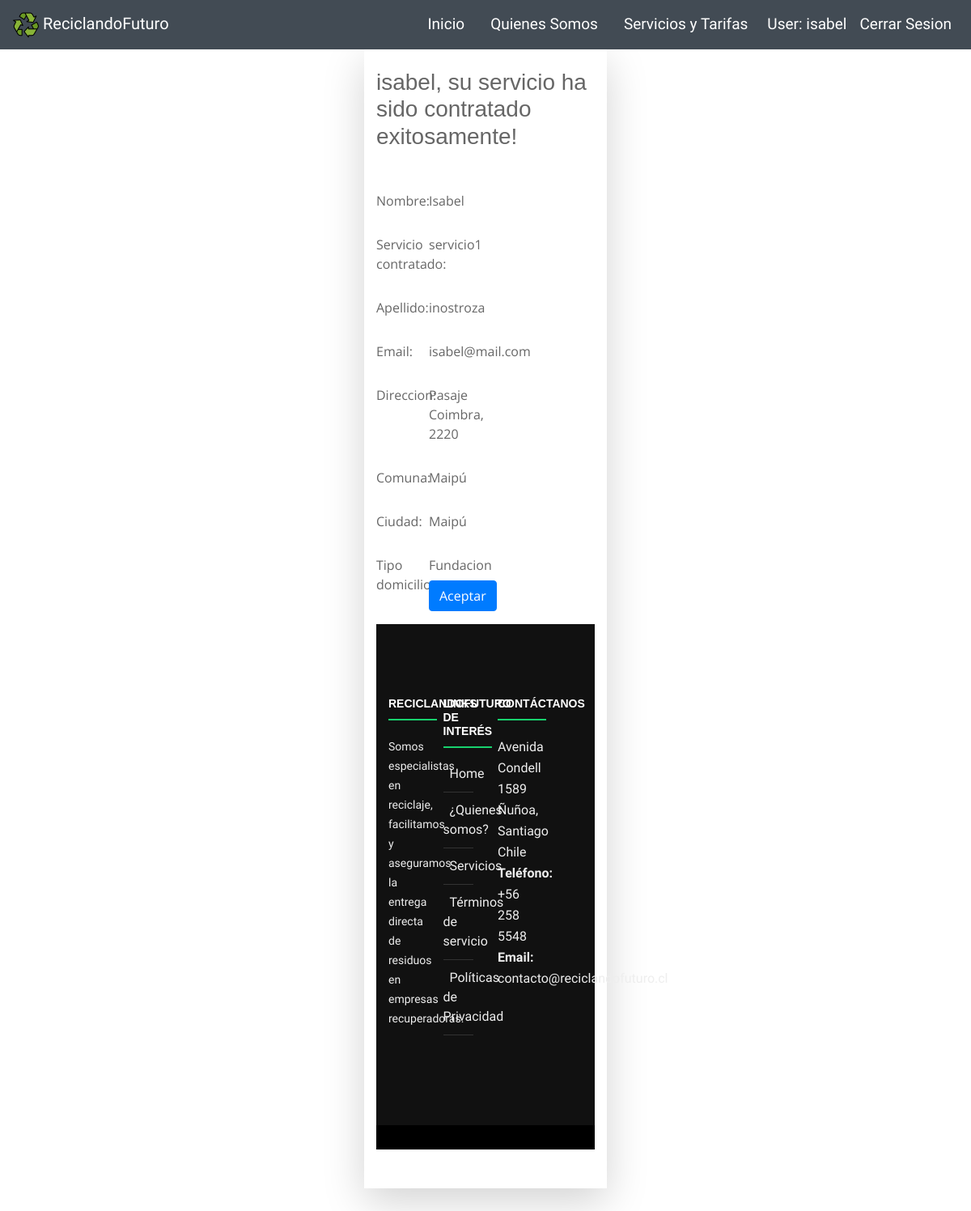
/perfil/ (signed in), run on the app's committed database.
### core/models.py (models this page shows, shortened)
class Perfil(models.Model):
    user           = models.OneToOneField(User, on_delete=models.CASCADE)
    direccion      = models.CharField(max_length=200)
    comuna         = models.CharField(max_length=200)
    ciudad         = models.CharField(max_length=200)
    tipo_domicilio = models.CharField(max_length=100, choices=TIPO_DOMICILIO)
    servicio       = models.ForeignKey(Servicio, on_delete=models.CASCADE, null=True, blank=True)

class Servicio(models.Model):
    nombre_servicio         = models.CharField(max_length=80)
    valor_servicio          = models.IntegerField()
    descripcion_servicio    = models.TextField(max_length=200)
    fecha_servicio          = models.CharField(max_length=100, choices=TIPO_RETIRO)
    tipo_servicio           = models.CharField(max_length=100, choices=TIPO_SERVICIO)

### core/views.py (the view)
# urls.py: path('perfil/', perfil, name="perfil"),
@login_required
def perfil(request):
    user = request.user
    perfil = Perfil.objects.get(user_id = user.id)
    data={
        'perfil': perfil
    }
    return render(request, 'core/perfil.html', data)

### core/templates/core/perfil.html (shortened to what this page needs)
{% extends 'core/base.html'%}
{% block contenido %}
<div class="pb-5 pt-3 container shadow-lg" style="margin-bottom: 100vh;">
    <h3 class="pt-2 pb-4">{{ user.username }}, su servicio ha sido contratado exitosamente!</h3>
    <form>
        <div class="form-group row">
            <label for="inputEmail3" class="col-sm-2 col-form-label">Nombre:</label>
            <div class="col-sm-10">
            <label for="inputEmail3" class="col-sm-2 col-form-label">{{ user.first_name }}</label>
            </div>
        </div>
        <div class="form-group row">
            <label for="inputEmail3" class="col-sm-2 col-form-label">Servicio contratado:</label>
            <div class="col-sm-10">
            <label for="inputEmail3" class="col-sm-2 col-form-label">{{ perfil.servicio.nombre_servicio }}</label>
        </div>
        </div>
        <div class="form-group row">
            <label for="inputEmail3" class="col-sm-2 col-form-label">Apellido:</label>
            <div class="col-sm-10">
            <label for="inputEmail3" class="col-sm-2 col-form-label">{{ user.last_name }}</label>
            </div>
        </div>
        <div class="form-group row">
            <label for="inputEmail3" class="col-sm-2 col-form-label">Email:</label>
            <div class="col-sm-10">
            <label for="inputEmail3" class="col-sm-2 col-form-label">{{ user.email }}</label>
            </div>
        </div>
        <div class="form-group row">
            <label for="inputEmail3" class="col-sm-2 col-form-label">Direccion:</label>
            <div class="col-sm-10">
            <label for="inputEmail3" class="col-sm-2 col-form-label">{{ perfil.direccion }}</label>
            </div>
        </div>
        <div class="form-group row">
            <label for="inputEmail3" class="col-sm-2 col-form-label">Comuna:</label>
            <div class="col-sm-10">
            <label for="inputEmail3" class="col-sm-2 col-form-label">{{ perfil.comuna }}</label>
            </div>
        </div>
        <div class="form-group row">
            <label for="inputEmail3" class="col-sm-2 col-form-label">Ciudad:</label>
            <div class="col-sm-10">
            <label for="inputEmail3" class="col-sm-2 col-form-label">{{ perfil.ciudad }}</label>
            </div>
        </div>
        <div class="form-group row">
            <label for="inputEmail3" class="col-sm-2 col-form-label">Tipo domicilio:</label>
            <div class="col-sm-10">
            <label for="inputEmail3" class="col-sm-2 col-form-label">{{ perfil.tipo_domicilio }}</label>
            <div class="col-sm-10">
            <a class="btn btn-primary" href="{% url 'mantenedor' %}">Aceptar</a>
            </div>
        </div>
    </form>
</div>
{% endblock %}

### core/templates/core/base.html (shortened to what this page needs)
{% load static %}
<!DOCTYPE html>
<html lang="es">
<head>
  <link rel="stylesheet" type="text/css" media="screen" href="{% static 'core/css/estilo.css'%}" />
  <link rel="stylesheet" href="https://stackpath.bootstrapcdn.com/bootstrap/4.3.1/css/bootstrap.min.css"
 />
  <link rel="stylesheet" href="{% static 'css/estilo.css' %}" />
</head>
<body>
  <nav id="cont-nav-color" class="navbar navbar-expand-lg sticky-top col-sm-12">
    <a class="navbar-brand" href="{% url 'home'%}" style="color:black"><img src="img/recycle-sign.png" alt="" class="logo" />
      <small>ReciclandoFuturo</small>
    </a>
    <div class="collapse navbar-collapse" id="navegadorContenido">
      <ul class="navbar-nav ml-auto">
        <li class="nav-item mx-2">
          <a class="nav-link" href="{% url 'home'%}">Inicio</a>
        </li>
        <li class="nav-item mx-2">
          <a class="nav-link" href="#about">Quienes Somos</a>
        {% if user.is_authenticated %}
            {% if request.user.groups.all.0.name == 'Administrador' %}
              <li class="nav-item">
                  <a class="nav-link" href="{% url 'mantenedor' %}">Administrar Servicios</a>
              </li>
              <li class="nav-item">
                  <a class="nav-link" href="#">User: {{ user.username }}</a>
              </li>
              <li class="nav-item">
                <a class="nav-link" href="{% url 'logout' %}">Cerrar Sesion</a>
            </li>
            {% else %}
            <li class="nav-item mx-2">
              <a class="nav-link" href="{% url 'mantenedor'%}">Servicios y Tarifas</a>
            </li>
              <li class="nav-item">
                  <a class="nav-link" href="{% url 'perfil' %}">User: {{ user.username }}</a>
              </li>
              <li class="nav-item">
                <a class="nav-link" href="{% url 'logout' %}">Cerrar Sesion</a>
            </li>
            {% endif %}
        {% endif %}
      </ul>
    </div>
  </nav>
  {% block contenido %}
  {% endblock %}
  <footer id="footer">
    <div class="footer-top">
      <div class="container">
        <div class="row">
          <div class="col-lg-3 col-md-6 footer-info">
            <h4>ReciclandoFuturo</h4>
            <p>Somos especialistas en reciclaje, facilitamos y aseguramos la entrega directa de residuos en empresas
              recuperadoras.</p>
          </div>
          <div class="col-lg-3 col-md-6 footer-links">
            <h4>Links de interés</h4>
            <ul>
              <li><i class="ion-ios-arrow-right"></i> <a href="#intro">Home</a></li>
              <li><i class="ion-ios-arrow-right"></i> <a href="#about">¿Quienes somos?</a></li>
              <li><i class="ion-ios-arrow-right"></i> <a href="servicios.html">Servicios</a></li>
              <li><i class="ion-ios-arrow-right"></i> <a href="#">Términos de servicio</a></li>
              <li><i class="ion-ios-arrow-right"></i> <a href="#">Políticas de Privacidad</a></li>
            </ul>
          </div>
          <div class="col-lg-3 col-md-6 footer-contact">
            <h4>Contáctanos</h4>
            <p>
              Avenida Condell 1589 <br>
              Ñuñoa, Santiago<br>
              Chile <br>
              <strong>Teléfono:</strong> +56 258 5548<br>
              <strong>Email:</strong> contacto@reciclandofuturo.cl<br>
            </p>
          </div>
        </div>
      </div>
    </div>
  </footer>
</body>
</html>

### core/static/core/css/estilo.css (style rules this page uses)
html { scroll-behavior: smooth; }
body { background: #fff; color: #666666; font-family: "Open Sans", sans-serif; }
a { color: #18d26e; transition: 0.5s; }
p { padding: 0; margin: 0 0 30px 0; }
h1, h2, h3, h4, h5, h6 { font-family: "Montserrat", sans-serif; font-weight: 400; margin: 0 0 20px 0; padding: 0; }
nav { font-family: 'Inconsolata', monospace; }
footer { font-family: 'Inconsolata', monospace; background-color: #424B54; color: white; }
#cont-nav-color { background-color: #424B54; }
#navegadorContenido ul li a { text-decoration: none; color: white; font-size: 19px; }
#cont-nav-color small { color: white; font-size: 20px; }
#footer { background: #000; padding: 0 0 30px 0; color: #eee; font-size: 16px; }
#footer .footer-top { background: #111; padding: 90px 0 60px 0; }
#footer .footer-top .footer-info { margin-bottom: 60px; }
#footer .footer-top .footer-info p { font-size: 14px; line-height: 24px; margin-bottom: 0; font-family: "Inconsolata", sans-serif; color: #eee; }
#footer .footer-top h4 { font-size: 14px; font-weight: bold; color: #fff; text-transform: uppercase; position: relative; padding-bottom: 12px; }
#footer .footer-top h4::before, #footer .footer-top h4::after { content: ''; position: absolute; left: 0; bottom: 0; height: 2px; }
#footer .footer-top h4::before { right: 0; background: #555; }
#footer .footer-top h4::after { background: #18d26e; width: 60px; }
#footer .footer-top .footer-links { margin-bottom: 30px; }
#footer .footer-top .footer-links ul { list-style: none; padding: 0; margin: 0; }
#footer .footer-top .footer-links ul i { padding-right: 8px; color: #ddd; }
#footer .footer-top .footer-links ul li { border-bottom: 1px solid #333; padding: 10px 0; }
#footer .footer-top .footer-links ul li:first-child { padding-top: 0; }
#footer .footer-top .footer-links ul a { color: #eee; }
#footer .footer-top .footer-contact { margin-bottom: 30px; }
#footer .footer-top .footer-contact p { line-height: 26px; }
.container { position: relative; z-index: 1; max-width: 300px; margin: 0 auto; }
.container:before, .container:after { content: ""; display: block; clear: both; }
:root { --input-padding-x: 1.5rem; --input-padding-y: .75rem; }

### data on the page
Perfil: servicio.nombre_servicio "servicio1", direccion "Pasaje Coimbra, 2220", comuna "Maipú", ciudad "Maipú", tipo_domicilio "Fundacion"

### other printed values
{{ user.username }} "isabel"
{{ user.first_name }} "Isabel"
{{ user.last_name }} "inostroza"
{{ user.email }} "isabel@mail.com"
